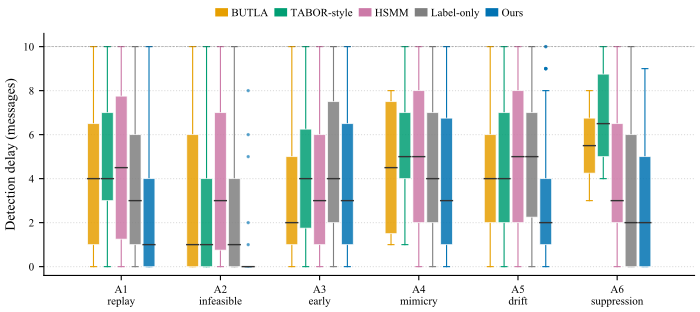

The script that drew this image:
# -*- coding: utf-8 -*-
"""E1 detection-delay boxplots, A1-A6, delay budget 10."""
from __future__ import print_function, division

import json
import os
import sys

import numpy as np
import matplotlib.pyplot as plt

HERE = os.path.dirname(os.path.abspath(__file__))
sys.path.insert(0, HERE)
sys.path.insert(0, os.path.abspath(os.path.join(HERE, "..", "..", "slid")))

from _style import (  # noqa: E402
    C_OURS, C_B3, C_B4, C_B5, C_LAB, C_LINE, FP_TINY,
    apply_style, save, set_cjk, legend,
)

ATTACKS = ["A1", "A2", "A3", "A4", "A5", "A6"]
ATTACK_EN = ["replay", "infeasible", "early", "mimicry", "drift", "suppression"]
METHODS = [
    ("butla", "BUTLA", C_B3),
    ("tabor", "TABOR-style", C_B4),
    ("hsmm", "HSMM", C_B5),
    ("markov", "Label-only", C_LAB),
    ("ours", "Ours", C_OURS),
]
ARCHIVE = os.path.abspath(os.path.join(
    HERE, "..", "..", "slid", "output", "e1_archive.json"))


def _load(rate=None):
    with open(ARCHIVE, encoding="utf-8") as f:
        blob = json.load(f)
    primary = blob["meta"].get("primary_rate", 0.2)
    use = primary if rate is None else rate
    buckets = {(fam, m): [] for fam in ATTACKS for m, _, _ in METHODS}
    for rec in blob["runs"]:
        if abs(rec["rate"] - use) > 1e-9:
            continue
        key = (rec["family"], rec["method"])
        if key in buckets:
            buckets[key].extend(rec.get("detected_delays") or [])
    return buckets, blob["meta"]


def _draw(ax, buckets, labels, methods=None):
    methods = methods or METHODS
    n_m = len(methods)
    width = 0.14
    for k, (mid, name, color) in enumerate(methods):
        data, pos = [], []
        for i, fam in enumerate(ATTACKS):
            xs = buckets[(fam, mid)]
            if xs:
                data.append(xs)
                pos.append(i + (k - (n_m - 1) / 2.0) * width)
        if not data:
            continue
        bp = ax.boxplot(
            data, positions=pos, widths=width * 0.85, patch_artist=True,
            showfliers=True, flierprops={"marker": ".", "markersize": 3,
                                         "markerfacecolor": color,
                                         "markeredgecolor": color,
                                         "alpha": 0.5})
        for box in bp["boxes"]:
            box.set(facecolor=color, edgecolor="white", linewidth=0.6, alpha=0.85)
        for med in bp["medians"]:
            med.set(color=C_LINE, linewidth=1.0)
        for w in list(bp["whiskers"]) + list(bp["caps"]):
            w.set(color=color, linewidth=0.8)
        ax.plot([], [], color=color, linewidth=6, label=name, solid_capstyle="butt")
    ax.set_xticks(range(6))
    ax.set_xticklabels(["%s\n%s" % (a, z) for a, z in zip(ATTACKS, labels)])
    ax.set_ylim(-0.4, 10.6)
    ax.set_yticks([0, 2, 4, 6, 8, 10])
    ax.yaxis.grid(True, linestyle=":", color="#DDDDDD", zorder=0)
    ax.set_axisbelow(True)
    ax.axhline(10.0, color=C_LINE, linewidth=0.5, linestyle="--", alpha=0.4)


def main():
    apply_style()
    buckets, meta = _load()
    fig, ax = plt.subplots(figsize=(7.2, 3.85))
    _draw(ax, buckets, ATTACK_EN)
    set_cjk(ax, ylabel="Detection delay (messages)")
    legend(ax, ncol=5, loc="lower center", bbox_to_anchor=(0.5, 1.02),
           columnspacing=0.55, handlelength=1.15, handletextpad=0.3)
    fig.tight_layout(rect=(0.0, 0.0, 1.0, 0.86))
    save(fig, "fig_e1_delay")
    n = sum(len(v) for v in buckets.values())
    print("primary_rate", meta.get("primary_rate"), "n_detected", n)


if __name__ == "__main__":
    main()
